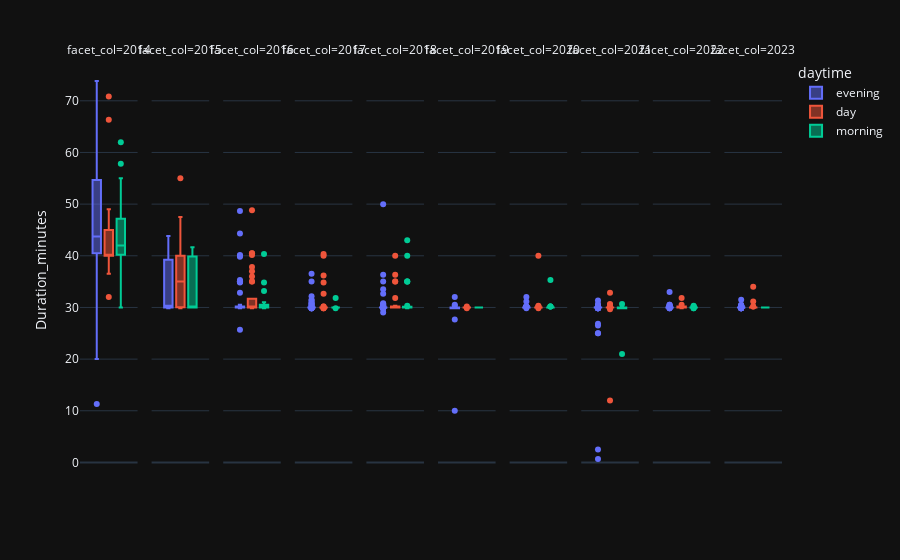

Here is the notebook cell this chart was saved with:
### Code cell
_df = df_training

_fig = px.box(
    _df,
    y=_df.Duration_minutes,
    template=THEME_PLOTLY,
    color='daytime',
    category_orders={'color': ["morning", "day", "evening"]},
    points="outliers",
    # points=False,
    facet_col=_df.TrainingDateTime.dt.year,
    # height=300,
    )
_fig.show()

### Figure 1 — Plotly figure (JSON) as saved in the notebook; plotly's stock layout.template omitted (floating-point values rounded to 4 significant figures)
{"data": [{"alignmentgroup": "True", "boxpoints": "outliers", "hovertemplate": "daytime=evening<br>facet_col=2014<br>Duration_minutes=%{y}<extra></extra>", "legendgroup": "evening", "marker": {"color": "#636efa"}, "name": "evening", "notched": false, "offsetgroup": "evening", "orientation": "v", "showlegend": true, "type": "box", "x0": " ", "xaxis": "x", "y": [53.17, 56.67, 59.17, 60, 58.67, 56, 60.5, 73.83, 50, 51, 55.17, 60.17, 56.5, 72.83, 51.5, 54.67, 50.17, 49, 51.17, 60.33, 68.83, 63.33, 51, 67.33, 55.33, 63.33, 43.5, 41.5, 51.5, 60, 42.33, 41, 20.5, 55, 45.33, 43.33, 40.83, 40, 44, 40.33, 40, 40, 40.5, 11.33, 40, 41.5, 39, 41.17, 69, 50.83, 40, 41, 40.5, 44.17, 44, 40, 40, 43.5, 47.5, 40, 41.33, 50, 20, 45.83, 41.83, 43.5, 40.67, 40, 41.33, 40.67, 40, 47, 40, 40.17, 40, 39.83, 40, 43, 41, 48.67, 41.33, 50.17], "y0": " ", "yaxis": "y"}, {"alignmentgroup": "True", "boxpoints": "outliers", "hovertemplate": "daytime=evening<br>facet_col=2015<br>Duration_minutes=%{y}<extra></extra>", "legendgroup": "evening", "marker": {"color": "#636efa"}, "name": "evening", "notched": false, "offsetgroup": "evening", "orientation": "v", "showlegend": false, "type": "box", "x0": " ", "xaxis": "x2", "y": [30, 30.17, 40, 40, 30, 30, 40, 43.83, 30, 30, 30, 40, 40.33, 30, 30, 30.17, 40, 30, 30, 34.83, 32, 30, 40, 30, 30.33, 30, 30.17, 43, 32, 30.5, 40, 42.17, 30, 35, 30.33, 30, 29.83, 30.17, 32.83, 37, 29.83, 40.17, 30, 30.67, 40, 30.5, 30, 35, 35, 30, 35], "y0": " ", "yaxis": "y2"}, {"alignmentgroup": "True", "boxpoints": "outliers", "hovertemplate": "daytime=evening<br>facet_col=2016<br>Duration_minutes=%{y}<extra></extra>", "legendgroup": "evening", "marker": {"color": "#636efa"}, "name": "evening", "notched": false, "offsetgroup": "evening", "orientation": "v", "showlegend": false, "type": "box", "x0": " ", "xaxis": "x3", "y": [30, 29.83, 30, 30, 30, 30, 30, 30, 40.17, 39.83, 30, 30, 30, 30, 34.83, 29.83, 30.17, 25.67, 35, 30, 30, 30, 30, 30, 35, 30.17, 32.83, 30, 30.17, 48.67, 30, 30, 30.17, 30.33, 30, 30.33, 30, 35, 29.83, 29.83, 30, 30, 30, 30, 30, 30, 40, 30.33, 30.33, 30.33, 30, 30.5, 30, 30, 35, 30, 30, 30, 30, 30.17, 44.33, 30, 35, 29.83, 30, 30, 30, 30.17, 30, 30, 35.33, 30, 30, 29.83, 30, 30, 29.83], "y0": " ", "yaxis": "y3"}, {"alignmentgroup": "True", "boxpoints": "outliers", "hovertemplate": "daytime=evening<br>facet_col=2017<br>Duration_minutes=%{y}<extra></extra>", "legendgroup": "evening", "marker": {"color": "#636efa"}, "name": "evening", "notched": false, "offsetgroup": "evening", "orientation": "v", "showlegend": false, "type": "box", "x0": " ", "xaxis": "x4", "y": [30, 30, 30, 30, 30.83, 30, 30, 30.33, 30, 30.67, 30, 30, 30, 30, 32.17, 30, 30, 30, 30, 30, 30, 30, 30, 30, 29.83, 30, 29.83, 30, 30, 30, 30, 31.33, 30, 30, 30, 30, 30, 30, 36.5, 30.5, 30, 29.83, 30, 30, 30, 30, 30, 30, 30, 30, 30, 30, 31, 30, 30.17, 30, 30, 30, 30, 35, 30, 30, 30, 30, 30, 30, 30, 30, 29.83, 30, 30, 30, 30, 30, 30, 30, 30, 29.83, 30, 30, 29.83, 30, 30, 30, 30, 30, 30, 30, 30, 31.5, 30.17, 30], "y0": " ", "yaxis": "y4"}, {"alignmentgroup": "True", "boxpoints": "outliers", "hovertemplate": "daytime=evening<br>facet_col=2018<br>Duration_minutes=%{y}<extra></extra>", "legendgroup": "evening", "marker": {"color": "#636efa"}, "name": "evening", "notched": false, "offsetgroup": "evening", "orientation": "v", "showlegend": false, "type": "box", "x0": " ", "xaxis": "x5", "y": [30, 30, 30, 29.83, 30, 30, 30, 30, 30, 30, 30, 30, 35, 30, 30, 30, 30, 30, 50, 29.83, 29.83, 30.83, 30, 30, 30, 30, 30, 30, 30, 29, 30, 30, 30.67, 30, 30, 30, 30, 29.83, 30, 30, 29.83, 30, 30, 30, 30, 30, 30, 30, 30.5, 30, 30.33, 33.5, 30, 30, 30, 30, 36.33, 30.17, 30, 30, 30, 30.17, 30.33, 30, 30, 32.67, 29.83, 30.33, 30, 30, 30, 30, 30, 30.17, 30.5, 30, 30, 30.17, 30, 30, 30], "y0": " ", "yaxis": "y5"}, {"alignmentgroup": "True", "boxpoints": "outliers", "hovertemplate": "daytime=evening<br>facet_col=2019<br>Duration_minutes=%{y}<extra></extra>", "legendgroup": "evening", "marker": {"color": "#636efa"}, "name": "evening", "notched": false, "offsetgroup": "evening", "orientation": "v", "showlegend": false, "type": "box", "x0": " ", "xaxis": "x6", "y": [30, 29.83, 30, 29.83, 30, 30, 30, 30.5, 29.83, 30, 30, 10, 30, 30, 30, 29.83, 29.83, 32, 30, 30, 30, 30, 30, 30.33, 30, 27.67, 30, 30, 29.83, 29.83], "y0": " ", "yaxis": "y6"}, {"alignmentgroup": "True", "boxpoints": "outliers", "hovertemplate": "daytime=evening<br>facet_col=2020<br>Duration_minutes=%{y}<extra></extra>", "legendgroup": "evening", "marker": {"color": "#636efa"}, "name": "evening", "notched": false, "offsetgroup": "evening", "orientation": "v", "showlegend": false, "type": "box", "x0": " ", "xaxis": "x7", "y": [31.17, 30, 30, 30, 30, 30, 30, 30, 30, 30, 30, 30, 30, 30, 30, 30, 30, 30.17, 29.83, 30.17, 30.17, 30, 30, 30, 30.17, 30.17, 30, 30, 30, 30.17, 30, 30, 30, 30, 32, 30, 30, 30, 30, 30, 30, 30, 30, 30, 30, 30.17], "y0": " ", "yaxis": "y7"}, {"alignmentgroup": "True", "boxpoints": "outliers", "hovertemplate": "daytime=evening<br>facet_col=2021<br>Duration_minutes=%{y}<extra></extra>", "legendgroup": "evening", "marker": {"color": "#636efa"}, "name": "evening", "notched": false, "offsetgroup": "evening", "orientation": "v", "showlegend": false, "type": "box", "x0": " ", "xaxis": "x8", "y": [30, 30.17, 30.17, 30.17, 30.17, 30.33, 30, 30, 30, 30, 30, 30, 30.17, 30, 30, 30, 30.17, 30, 30, 30, 30.17, 30, 30, 26.83, 30, 25, 30, 30, 30.17, 30, 30, 30, 30, 30, 31.33, 30, 30.17, 30, 30, 30, 30.67, 30.17, 29.83, 30, 30, 30, 30, 29.83, 30, 30, 2.5, 0.6667, 26.5, 29.83, 30, 30, 30, 30, 30, 30.17, 25, 29.83, 30, 30, 30, 30, 29.83, 30.17, 30, 29.83, 30, 30, 30], "y0": " ", "yaxis": "y8"}, {"alignmentgroup": "True", "boxpoints": "outliers", "hovertemplate": "daytime=evening<br>facet_col=2022<br>Duration_minutes=%{y}<extra></extra>", "legendgroup": "evening", "marker": {"color": "#636efa"}, "name": "evening", "notched": false, "offsetgroup": "evening", "orientation": "v", "showlegend": false, "type": "box", "x0": " ", "xaxis": "x9", "y": [30.17, 30, 30.5, 30, 30, 29.83, 30, 30.17, 30, 30, 30.17, 30, 30, 30, 33, 30.5, 30, 30, 30, 30, 30, 30, 30, 30, 30, 29.83, 30, 30, 30, 30, 30.17, 30, 30, 30, 30.33, 30, 30, 30, 30, 30, 30, 30.17, 30, 30, 30, 30.33, 30, 30, 30, 30, 30, 30, 30, 30, 30, 29.83, 30, 30, 30], "y0": " ", "yaxis": "y9"}, {"alignmentgroup": "True", "boxpoints": "outliers", "hovertemplate": "daytime=evening<br>facet_col=2023<br>Duration_minutes=%{y}<extra></extra>", "legendgroup": "evening", "marker": {"color": "#636efa"}, "name": "evening", "notched": false, "offsetgroup": "evening", "orientation": "v", "showlegend": false, "type": "box", "x0": " ", "xaxis": "x10", "y": [30, 30.17, 29.83, 30, 30, 30, 30.33, 29.83, 30, 30, 30, 29.83, 30, 30, 30, 30.17, 30, 30, 30, 30, 30, 30, 30, 30, 30, 30, 30, 30.17, 30.33, 30, 30, 30.5, 30, 30.33, 30, 30, 30, 30, 30, 30, 30, 30, 30, 30.17, 30.17, 29.83, 29.83, 30, 30, 30, 30, 30, 29.83, 30, 30, 30.17, 30, 30.17, 30, 30, 30, 30, 30.17, 30, 31.5, 30, 30.33, 30.33, 30.17, 30, 30.17, 30, 30, 30.17, 30], "y0": " ", "yaxis": "y10"}, {"alignmentgroup": "True", "boxpoints": "outliers", "hovertemplate": "daytime=day<br>facet_col=2014<br>Duration_minutes=%{y}<extra></extra>", "legendgroup": "day", "marker": {"color": "#EF553B"}, "name": "day", "notched": false, "offsetgroup": "day", "orientation": "v", "showlegend": true, "type": "box", "x0": " ", "xaxis": "x", "y": [70.83, 66.33, 49, 32, 36.5, 40, 40, 40, 40, 41.5, 41.67, 41.17, 45, 40, 40, 40, 45, 40], "y0": " ", "yaxis": "y"}, {"alignmentgroup": "True", "boxpoints": "outliers", "hovertemplate": "daytime=day<br>facet_col=2015<br>Duration_minutes=%{y}<extra></extra>", "legendgroup": "day", "marker": {"color": "#EF553B"}, "name": "day", "notched": false, "offsetgroup": "day", "orientation": "v", "showlegend": false, "type": "box", "x0": " ", "xaxis": "x2", "y": [40, 47.5, 30, 40, 30, 40, 40.5, 35, 41, 30, 31.33, 40, 30, 45, 30, 35, 30.17, 40, 30.17, 30.67, 29.83, 40, 30, 35, 31.33, 40, 55], "y0": " ", "yaxis": "y2"}, {"alignmentgroup": "True", "boxpoints": "outliers", "hovertemplate": "daytime=day<br>facet_col=2016<br>Duration_minutes=%{y}<extra></extra>", "legendgroup": "day", "marker": {"color": "#EF553B"}, "name": "day", "notched": false, "offsetgroup": "day", "orientation": "v", "showlegend": false, "type": "box", "x0": " ", "xaxis": "x3", "y": [30, 30, 30, 30, 31.67, 30, 48.83, 30, 30, 40.5, 30, 29.83, 35, 29.83, 30, 30, 30, 30, 30, 30, 30, 35, 30.5, 40.5, 30, 30, 30, 30, 40.17, 30.5, 30, 30, 37, 30, 30.33, 30, 36, 37.83], "y0": " ", "yaxis": "y3"}, {"alignmentgroup": "True", "boxpoints": "outliers", "hovertemplate": "daytime=day<br>facet_col=2017<br>Duration_minutes=%{y}<extra></extra>", "legendgroup": "day", "marker": {"color": "#EF553B"}, "name": "day", "notched": false, "offsetgroup": "day", "orientation": "v", "showlegend": false, "type": "box", "x0": " ", "xaxis": "x4", "y": [36.17, 30, 30, 30, 30, 30, 29.83, 30, 32.67, 30, 30, 30, 30, 30, 29.83, 30, 30, 30, 30, 30, 29.83, 30, 40.33, 30, 30, 30, 30, 30, 30.17, 40, 34.83, 30, 30.17, 30], "y0": " ", "yaxis": "y4"}, {"alignmentgroup": "True", "boxpoints": "outliers", "hovertemplate": "daytime=day<br>facet_col=2018<br>Duration_minutes=%{y}<extra></extra>", "legendgroup": "day", "marker": {"color": "#EF553B"}, "name": "day", "notched": false, "offsetgroup": "day", "orientation": "v", "showlegend": false, "type": "box", "x0": " ", "xaxis": "x5", "y": [30, 30, 30, 30, 30, 30, 30, 30, 30, 35, 30, 30, 30, 30, 35, 30, 30, 40, 30, 30, 30.33, 30, 36.33, 31.83], "y0": " ", "yaxis": "y5"}, {"alignmentgroup": "True", "boxpoints": "outliers", "hovertemplate": "daytime=day<br>facet_col=2019<br>Duration_minutes=%{y}<extra></extra>", "legendgroup": "day", "marker": {"color": "#EF553B"}, "name": "day", "notched": false, "offsetgroup": "day", "orientation": "v", "showlegend": false, "type": "box", "x0": " ", "xaxis": "x6", "y": [30, 30, 30.17, 30, 30, 30, 30, 30, 30, 30, 30, 30, 30, 29.83, 30, 30, 30, 30, 30], "y0": " ", "yaxis": "y6"}, {"alignmentgroup": "True", "boxpoints": "outliers", "hovertemplate": "daytime=day<br>facet_col=2020<br>Duration_minutes=%{y}<extra></extra>", "legendgroup": "day", "marker": {"color": "#EF553B"}, "name": "day", "notched": false, "offsetgroup": "day", "orientation": "v", "showlegend": false, "type": "box", "x0": " ", "xaxis": "x7", "y": [30, 30, 30, 30, 30, 30.17, 30, 30, 30, 30, 30, 30, 30, 30, 30, 30.17, 30.33, 30, 30, 40, 30, 29.83, 30], "y0": " ", "yaxis": "y7"}, {"alignmentgroup": "True", "boxpoints": "outliers", "hovertemplate": "daytime=day<br>facet_col=2021<br>Duration_minutes=%{y}<extra></extra>", "legendgroup": "day", "marker": {"color": "#EF553B"}, "name": "day", "notched": false, "offsetgroup": "day", "orientation": "v", "showlegend": false, "type": "box", "x0": " ", "xaxis": "x8", "y": [30.17, 30, 30.33, 30, 30, 30, 30, 30, 29.67, 30, 30, 30, 30, 30.67, 30.5, 30, 30, 30, 30, 30, 30, 30, 30, 30.17, 30, 30, 30, 12, 30.17, 30, 30, 30, 30, 30, 30, 30, 30, 30, 30, 30, 30, 32.83, 30, 30, 30, 30], "y0": " ", "yaxis": "y8"}, {"alignmentgroup": "True", "boxpoints": "outliers", "hovertemplate": "daytime=day<br>facet_col=2022<br>Duration_minutes=%{y}<extra></extra>", "legendgroup": "day", "marker": {"color": "#EF553B"}, "name": "day", "notched": false, "offsetgroup": "day", "orientation": "v", "showlegend": false, "type": "box", "x0": " ", "xaxis": "x9", "y": [30, 30, 30, 30.17, 30.33, 30, 30, 30, 30, 30, 30.17, 30, 30, 30, 30, 30, 30, 30, 30, 30, 29.83, 30.33, 30, 30, 30, 30.5, 31.83, 30, 30, 30.17, 30.33, 30.17, 30, 30], "y0": " ", "yaxis": "y9"}, {"alignmentgroup": "True", "boxpoints": "outliers", "hovertemplate": "daytime=day<br>facet_col=2023<br>Duration_minutes=%{y}<extra></extra>", "legendgroup": "day", "marker": {"color": "#EF553B"}, "name": "day", "notched": false, "offsetgroup": "day", "orientation": "v", "showlegend": false, "type": "box", "x0": " ", "xaxis": "x10", "y": [30, 30, 30, 30, 30, 30, 30, 30, 30, 34, 30, 30, 30, 30, 30, 30, 31.17, 30.17, 30, 30, 30, 30, 30, 30, 30, 30.17], "y0": " ", "yaxis": "y10"}, {"alignmentgroup": "True", "boxpoints": "outliers", "hovertemplate": "daytime=morning<br>facet_col=2014<br>Duration_minutes=%{y}<extra></extra>", "legendgroup": "morning", "marker": {"color": "#00cc96"}, "name": "morning", "notched": false, "offsetgroup": "morning", "orientation": "v", "showlegend": true, "type": "box", "x0": " ", "xaxis": "x", "y": [44, 41.83, 40.33, 45.5, 30, 45, 52.67, 40, 47.17, 40, 47.17, 40.83, 40.67, 42, 55, 40.17, 40, 62, 57.83], "y0": " ", "yaxis": "y"}, {"alignmentgroup": "True", "boxpoints": "outliers", "hovertemplate": "daytime=morning<br>facet_col=2015<br>Duration_minutes=%{y}<extra></extra>", "legendgroup": "morning", "marker": {"color": "#00cc96"}, "name": "morning", "notched": false, "offsetgroup": "morning", "orientation": "v", "showlegend": false, "type": "box", "x0": " ", "xaxis": "x2", "y": [30, 40, 30, 30, 30, 35.5, 39.83, 41.67, 30, 40.17, 40.67, 30, 30, 34.17, 30, 30.67, 30], "y0": " ", "yaxis": "y2"}, {"alignmentgroup": "True", "boxpoints": "outliers", "hovertemplate": "daytime=morning<br>facet_col=2016<br>Duration_minutes=%{y}<extra></extra>", "legendgroup": "morning", "marker": {"color": "#00cc96"}, "name": "morning", "notched": false, "offsetgroup": "morning", "orientation": "v", "showlegend": false, "type": "box", "x0": " ", "xaxis": "x3", "y": [30.33, 30, 30, 30.17, 30, 30, 33.17, 30, 40.33, 29.83, 31, 30.17, 30, 30.17, 30.17, 30, 34.83], "y0": " ", "yaxis": "y3"}, {"alignmentgroup": "True", "boxpoints": "outliers", "hovertemplate": "daytime=morning<br>facet_col=2017<br>Duration_minutes=%{y}<extra></extra>", "legendgroup": "morning", "marker": {"color": "#00cc96"}, "name": "morning", "notched": false, "offsetgroup": "morning", "orientation": "v", "showlegend": false, "type": "box", "x0": " ", "xaxis": "x4", "y": [29.83, 30, 30, 30, 31.83, 30, 30, 30], "y0": " ", "yaxis": "y4"}, {"alignmentgroup": "True", "boxpoints": "outliers", "hovertemplate": "daytime=morning<br>facet_col=2018<br>Duration_minutes=%{y}<extra></extra>", "legendgroup": "morning", "marker": {"color": "#00cc96"}, "name": "morning", "notched": false, "offsetgroup": "morning", "orientation": "v", "showlegend": false, "type": "box", "x0": " ", "xaxis": "x5", "y": [30, 43, 30, 30, 30, 30, 30, 30, 35, 40, 30.33, 35, 30, 30, 29.83, 30, 30, 30, 30, 30, 35, 30, 30, 30.17, 30, 30, 30], "y0": " ", "yaxis": "y5"}, {"alignmentgroup": "True", "boxpoints": "outliers", "hovertemplate": "daytime=morning<br>facet_col=2019<br>Duration_minutes=%{y}<extra></extra>", "legendgroup": "morning", "marker": {"color": "#00cc96"}, "name": "morning", "notched": false, "offsetgroup": "morning", "orientation": "v", "showlegend": false, "type": "box", "x0": " ", "xaxis": "x6", "y": [30, 30, 30, 30], "y0": " ", "yaxis": "y6"}, {"alignmentgroup": "True", "boxpoints": "outliers", "hovertemplate": "daytime=morning<br>facet_col=2020<br>Duration_minutes=%{y}<extra></extra>", "legendgroup": "morning", "marker": {"color": "#00cc96"}, "name": "morning", "notched": false, "offsetgroup": "morning", "orientation": "v", "showlegend": false, "type": "box", "x0": " ", "xaxis": "x7", "y": [30, 30, 30, 30.17, 30, 30, 30, 30, 30, 30, 30.17, 30, 30, 30, 30, 30, 30, 30.17, 30, 30, 35.33], "y0": " ", "yaxis": "y7"}, {"alignmentgroup": "True", "boxpoints": "outliers", "hovertemplate": "daytime=morning<br>facet_col=2021<br>Duration_minutes=%{y}<extra></extra>", "legendgroup": "morning", "marker": {"color": "#00cc96"}, "name": "morning", "notched": false, "offsetgroup": "morning", "orientation": "v", "showlegend": false, "type": "box", "x0": " ", "xaxis": "x8", "y": [30, 30, 30, 30, 29.83, 29.83, 30.67, 30, 29.83, 29.83, 30, 21, 30.17], "y0": " ", "yaxis": "y8"}, {"alignmentgroup": "True", "boxpoints": "outliers", "hovertemplate": "daytime=morning<br>facet_col=2022<br>Duration_minutes=%{y}<extra></extra>", "legendgroup": "morning", "marker": {"color": "#00cc96"}, "name": "morning", "notched": false, "offsetgroup": "morning", "orientation": "v", "showlegend": false, "type": "box", "x0": " ", "xaxis": "x9", "y": [30, 30, 30, 30.17, 30, 30, 30, 30, 30, 30.17, 30.33, 29.83, 29.83, 30, 30, 30, 30, 30, 30, 30], "y0": " ", "yaxis": "y9"}, {"alignmentgroup": "True", "boxpoints": "outliers", "hovertemplate": "daytime=morning<br>facet_col=2023<br>Duration_minutes=%{y}<extra></extra>", "legendgroup": "morning", "marker": {"color": "#00cc96"}, "name": "morning", "notched": false, "offsetgroup": "morning", "orientation": "v", "showlegend": false, "type": "box", "x0": " ", "xaxis": "x10", "y": [30, 30], "y0": " ", "yaxis": "y10"}], "layout": {"annotations": [{"font": {}, "showarrow": false, "text": "facet_col=2014", "x": 0.041, "xanchor": "center", "xref": "paper", "y": 1, "yanchor": "bottom", "yref": "paper"}, {"font": {}, "showarrow": false, "text": "facet_col=2015", "x": 0.143, "xanchor": "center", "xref": "paper", "y": 1, "yanchor": "bottom", "yref": "paper"}, {"font": {}, "showarrow": false, "text": "facet_col=2016", "x": 0.245, "xanchor": "center", "xref": "paper", "y": 1, "yanchor": "bottom", "yref": "paper"}, {"font": {}, "showarrow": false, "text": "facet_col=2017", "x": 0.347, "xanchor": "center", "xref": "paper", "y": 1, "yanchor": "bottom", "yref": "paper"}, {"font": {}, "showarrow": false, "text": "facet_col=2018", "x": 0.449, "xanchor": "center", "xref": "paper", "y": 1, "yanchor": "bottom", "yref": "paper"}, {"font": {}, "showarrow": false, "text": "facet_col=2019", "x": 0.551, "xanchor": "center", "xref": "paper", "y": 1, "yanchor": "bottom", "yref": "paper"}, {"font": {}, "showarrow": false, "text": "facet_col=2020", "x": 0.653, "xanchor": "center", "xref": "paper", "y": 1, "yanchor": "bottom", "yref": "paper"}, {"font": {}, "showarrow": false, "text": "facet_col=2021", "x": 0.755, "xanchor": "center", "xref": "paper", "y": 1, "yanchor": "bottom", "yref": "paper"}, {"font": {}, "showarrow": false, "text": "facet_col=2022", "x": 0.857, "xanchor": "center", "xref": "paper", "y": 1, "yanchor": "bottom", "yref": "paper"}, {"font": {}, "showarrow": false, "text": "facet_col=2023", "x": 0.959, "xanchor": "center", "xref": "paper", "y": 1, "yanchor": "bottom", "yref": "paper"}], "boxmode": "group", "legend": {"title": {"text": "daytime"}, "tracegroupgap": 0}, "margin": {"t": 60}, "xaxis": {"anchor": "y", "domain": [0, 0.082]}, "xaxis10": {"anchor": "y10", "domain": [0.918, 1], "matches": "x"}, "xaxis2": {"anchor": "y2", "domain": [0.102, 0.184], "matches": "x"}, "xaxis3": {"anchor": "y3", "domain": [0.204, 0.286], "matches": "x"}, "xaxis4": {"anchor": "y4", "domain": [0.306, 0.388], "matches": "x"}, "xaxis5": {"anchor": "y5", "domain": [0.408, 0.49], "matches": "x"}, "xaxis6": {"anchor": "y6", "domain": [0.51, 0.592], "matches": "x"}, "xaxis7": {"anchor": "y7", "domain": [0.612, 0.694], "matches": "x"}, "xaxis8": {"anchor": "y8", "domain": [0.714, 0.796], "matches": "x"}, "xaxis9": {"anchor": "y9", "domain": [0.816, 0.898], "matches": "x"}, "yaxis": {"anchor": "x", "domain": [0, 1], "title": {"text": "Duration_minutes"}}, "yaxis10": {"anchor": "x10", "domain": [0, 1], "matches": "y", "showticklabels": false}, "yaxis2": {"anchor": "x2", "domain": [0, 1], "matches": "y", "showticklabels": false}, "yaxis3": {"anchor": "x3", "domain": [0, 1], "matches": "y", "showticklabels": false}, "yaxis4": {"anchor": "x4", "domain": [0, 1], "matches": "y", "showticklabels": false}, "yaxis5": {"anchor": "x5", "domain": [0, 1], "matches": "y", "showticklabels": false}, "yaxis6": {"anchor": "x6", "domain": [0, 1], "matches": "y", "showticklabels": false}, "yaxis7": {"anchor": "x7", "domain": [0, 1], "matches": "y", "showticklabels": false}, "yaxis8": {"anchor": "x8", "domain": [0, 1], "matches": "y", "showticklabels": false}, "yaxis9": {"anchor": "x9", "domain": [0, 1], "matches": "y", "showticklabels": false}}}
